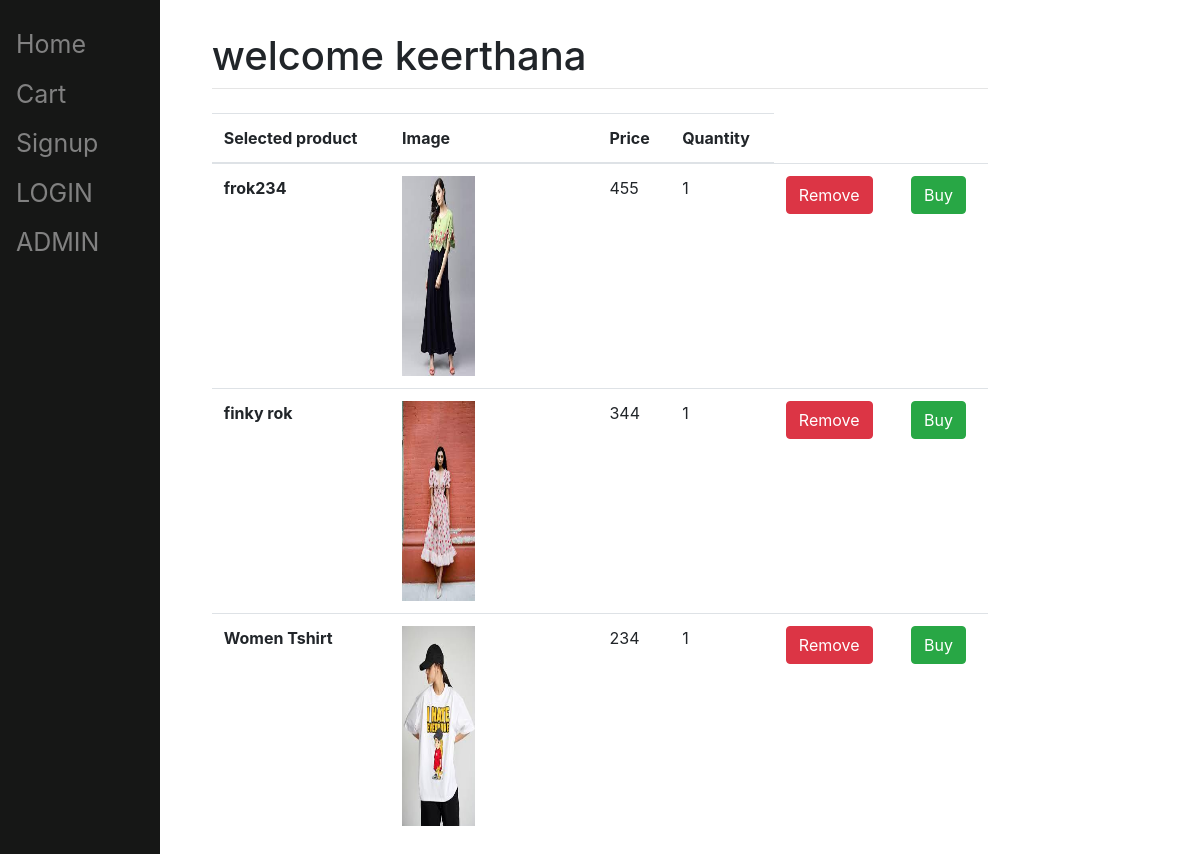
The page /add_item_to_cart/ (signed in) on the database as committed earlier.
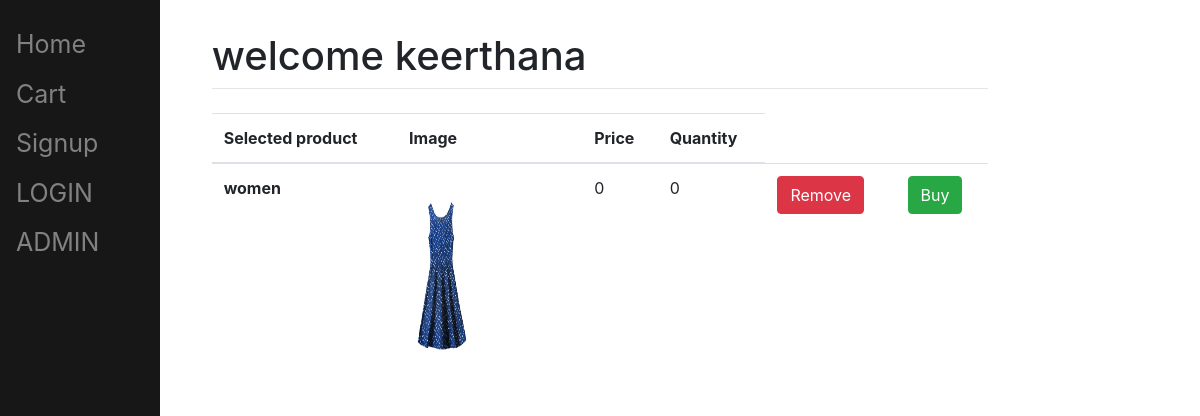
The same page on the database as committed later.
### shop/models.py (models this page shows, shortened)
class Cart(models.Model):
    product = models.ForeignKey(Product, on_delete=models.CASCADE, null=True, blank=True)
    user = models.ForeignKey(User, on_delete=models.CASCADE, null=True, blank=True)
    quantity = models.IntegerField(null=True, blank=True)
    status = models.BooleanField(default=False)

class Product(models.Model):
    user = models.ForeignKey(User, on_delete=models.CASCADE, null=True, blank=True)
    productname = models.CharField(max_length=200, null=True, blank=True)
    price = models.DecimalField(max_digits=5, decimal_places=2, blank=True, null=True)
    description = models.TextField(null=True, blank=True)
    quantity = models.IntegerField(default=2)
    productimage = models.ImageField(upload_to="images/", blank=True, null=True)
    checkbutton = models.BooleanField(default=False, null=True, blank=True)

### shop/views.py (the view)
# urls.py: path('add_item_to_cart/', views.add_item_to_cart, name='add_item_to_cart'),
def add_item_to_cart(request):
    form = Cart.objects.filter(user=request.user.id)
    print(form)
    if request.method == 'POST':
        if request.user.is_authenticated and request.user.is_customer:
            if request.POST.get('remove'):
                id = request.POST.get('removefield')
                t = Cart.objects.get(id=id)
                t.delete()
            if request.POST.get('buy'):
                val = request.POST.get('removefield')
                t = Cart.objects.get(id=val)
                qty = request.POST.get('buy')
                print(qty)
                product = Product.objects.get(id=qty)
                product.quantity = product.quantity - t.quantity
                product.save()
                t.quantity=0
                t.save()
                messages.add_message(request, messages.SUCCESS, "Your'e BUY SUCCESSFULLY")
        else:
            messages.add_message(request, messages.WARNING, "Your'e admin you can't change this stuff")
    else:
        form = Cart.objects.filter(user=request.user.id)
    uname = request.user
    return render(request, 'shop/add_item_to_cart.html', {'form': form, "uname": uname})

### shop/templates/shop/add_item_to_cart.html (shortened to what this page needs)
{% extends 'shop/base.html' %}
{% block title %}welcome {{uname}}{% endblock %}
{% block content %}
<table class="table">
    <thead>
    <tr>
        <th scope="col">Selected product</th>
        <th scope="col">Image</th>
        <th scope="col">Price</th>
        <th scope="col">Quantity</th>
    </tr>
    </thead>
        {% for item in form %}
        <form method="post">
            <tbody>
            <tr>
                <th scope="row">{{item.product.productname}}</th>
                <td><img src=" /media/{{item.product.productimage}}" alt="media/{{item.product.productimage}}" style="width: 40%; height: 200px;"></td>
                <td>{% widthratio item.product.price 1 item.quantity %}</td>
                <td>{{item.quantity}}</td>
                <td><button type="submit" name="remove" value="remove" class="btn btn-danger">Remove</button></td>
                <td><button type="submit" name="buy" value="{{item.product.id}}" class="btn btn-success">Buy</button></td>
            </tr>
            </tbody>
        </form>
        {% endfor %}
</table>
{% endblock %}

Rows that differ between the two databases and show on the page:
removed Cart: product.productname "frok234", product.productimage (picture), product+quantity "455", quantity "1"
removed Cart: product.productname "finky rok", product.productimage (picture), product+quantity "344", quantity "1"
removed Cart: product.productname "Women Tshirt", product.productimage (picture), product+quantity "234", quantity "1"
added Cart: product.productname "women", product.productimage (picture), product+quantity "0", quantity "0"
